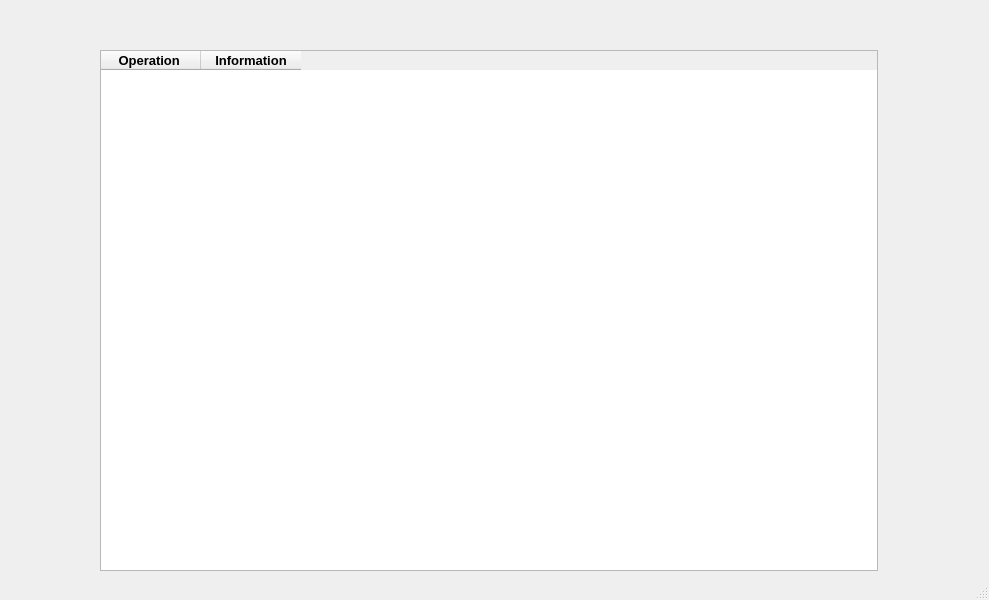
<?xml version="1.0" encoding="UTF-8"?>
<ui version="4.0">
 <class>History</class>
 <widget class="QMainWindow" name="History">
  <property name="geometry">
   <rect>
    <x>0</x>
    <y>0</y>
    <width>989</width>
    <height>600</height>
   </rect>
  </property>
  <property name="windowTitle">
   <string>MainWindow</string>
  </property>
  <widget class="QWidget" name="centralwidget">
   <widget class="QTableWidget" name="tableWidget">
    <property name="geometry">
     <rect>
      <x>100</x>
      <y>50</y>
      <width>778</width>
      <height>521</height>
     </rect>
    </property>
    <property name="minimumSize">
     <size>
      <width>778</width>
      <height>0</height>
     </size>
    </property>
    <property name="font">
     <font>
      <pointsize>10</pointsize>
      <bold>true</bold>
     </font>
    </property>
    <property name="styleSheet">
     <string notr="true">  QTableWidget {
    &quot;    background-color: #f0f0f0;&quot;
    &quot;    gridline-color: #d3d3d3;&quot;
    &quot;    font-size: 14px;&quot;
    }
    QHeaderView::section {
    &quot;    background-color: #3e878a;&quot;
    &quot;    color: white;&quot;
    &quot;    padding: 5px;&quot;
    &quot;    border: 1px solid #6c6c6c;&quot;
    }
    QTableWidget::item:selected {
    &quot;    background-color: #3399ff;&quot;
    &quot;    color: white;&quot;
    }
</string>
    </property>
    <property name="sizeAdjustPolicy">
     <enum>QAbstractScrollArea::SizeAdjustPolicy::AdjustToContents</enum>
    </property>
    <property name="selectionMode">
     <enum>QAbstractItemView::SelectionMode::SingleSelection</enum>
    </property>
    <property name="selectionBehavior">
     <enum>QAbstractItemView::SelectionBehavior::SelectRows</enum>
    </property>
    <attribute name="horizontalHeaderVisible">
     <bool>true</bool>
    </attribute>
    <attribute name="horizontalHeaderCascadingSectionResizes">
     <bool>false</bool>
    </attribute>
    <attribute name="verticalHeaderVisible">
     <bool>false</bool>
    </attribute>
    <column>
     <property name="text">
      <string>Operation </string>
     </property>
     <property name="font">
      <font>
       <pointsize>10</pointsize>
       <bold>true</bold>
      </font>
     </property>
    </column>
    <column>
     <property name="text">
      <string>Information</string>
     </property>
     <property name="font">
      <font>
       <pointsize>10</pointsize>
       <bold>true</bold>
      </font>
     </property>
    </column>
   </widget>
  </widget>
  <widget class="QMenuBar" name="menubar">
   <property name="geometry">
    <rect>
     <x>0</x>
     <y>0</y>
     <width>989</width>
     <height>33</height>
    </rect>
   </property>
  </widget>
  <widget class="QStatusBar" name="statusbar"/>
 </widget>
 <resources/>
 <connections/>
</ui>
